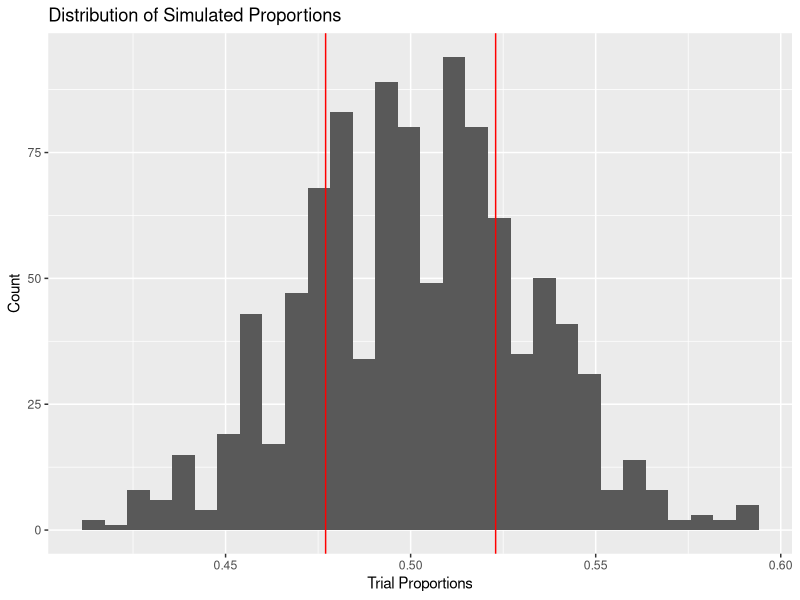
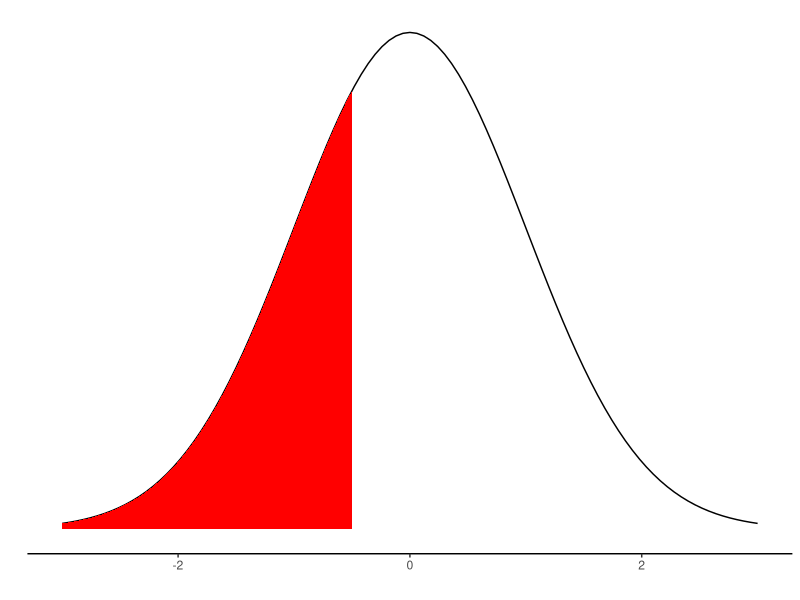
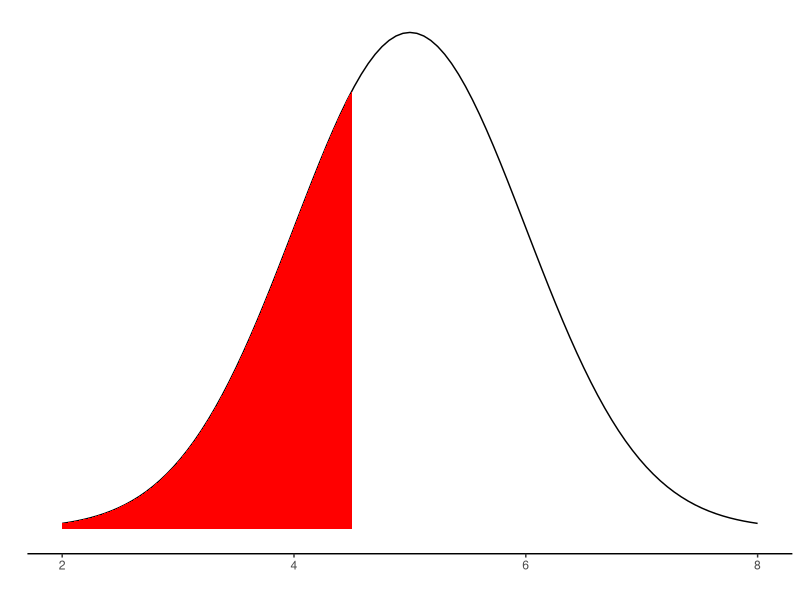
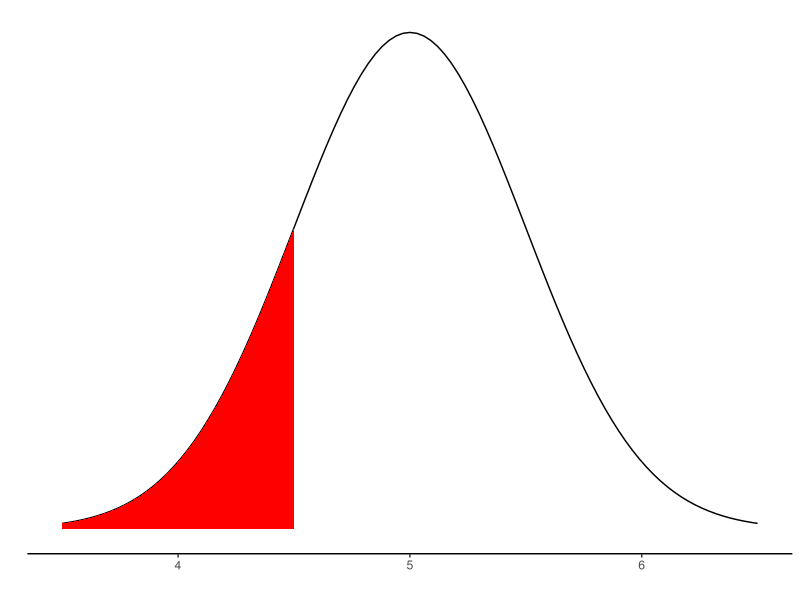
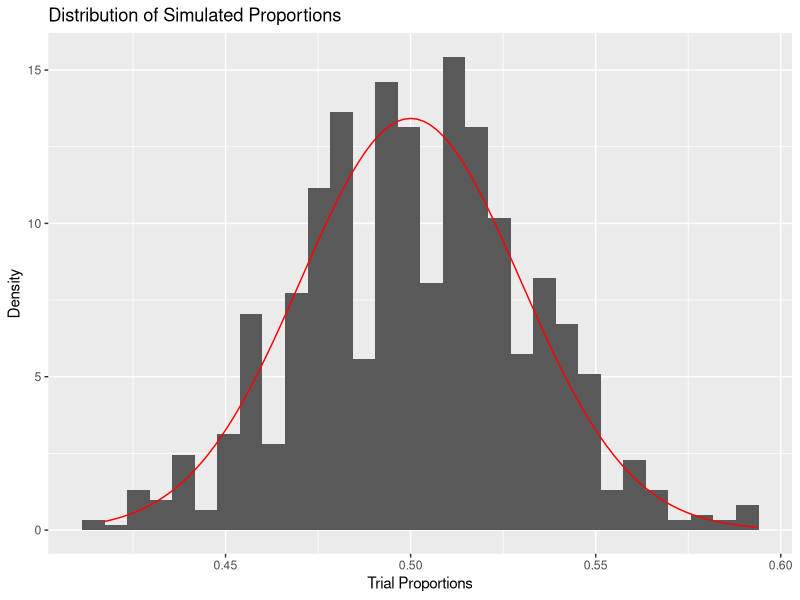

Source code (R) for these figures, in order:
## ---- chunk 1
knitr::opts_chunk$set(echo = TRUE, warning = FALSE, message = FALSE)
knitr::opts_chunk$set(out.width= "70%", out.height= "70%", fig.align = "center") 
## ---- chunk 2
library(tidyverse)

replications_dataframe = NULL

num_reps = 1000

sample_size = 135 + 148

null_prop = 0.5

sample_stat = 148 / (135 + 148)

for (i in 1:num_reps){
  
  trial = sample(x = c(1,0), 
                 size = sample_size, 
                 prob = c(null_prop, 1-null_prop), 
                 replace = TRUE)
  
  trial_stat = sum(trial) / sample_size
  
  replications_dataframe = rbind(replications_dataframe, data.frame(trial_stat))
  
}
## ---- chunk 3
#Calculate how far away from the null proportion
# our sample proportion was.
dist_from_null = abs(sample_stat - null_prop)

#Value above the null proportion
above = null_prop + dist_from_null

#Value below the null proportion
below = null_prop - dist_from_null

replications_dataframe %>%
  ggplot(aes(x = trial_stat)) +
  geom_histogram() +
  labs(x = "Trial Proportions", y = "Count", title = "Distribution of Simulated Proportions") +
  geom_vline(xintercept = below, color = "red") +
  geom_vline(xintercept = above, color = "red")

#Find the p-value
replications_dataframe %>%
  summarise(pvalue = (sum(trial_stat <= below) + 
              sum(trial_stat >= above)) / n())
## ---- chunk 4
sample_proportion = 148/(135+148)

std_null = sqrt(0.5 * (1-0.5) / 283)

z = (sample_proportion - 0.5) / std_null

p = 2 * (1 - pnorm(abs(z)))

p
## ---- chunk 5
ggplot(data.frame(x = c(-3, 3)), aes(x = x)) +
  stat_function(fun = dnorm, 
                args = list(mean = 0, sd = 1)) +
  stat_function(fun = dnorm, 
                args = list(mean = 0, sd = 1), 
                xlim = c(-3, -0.5), #This is (-3, 0) for the purposes of plotting.
                geom = "area", fill = "red") +
  labs(x = "", y = "") + theme_classic() +
  scale_y_continuous(breaks = NULL)
       
pnorm(-0.5)
## ---- chunk 6
ggplot(data.frame(x = c(2, 8)), aes(x = x)) +
  stat_function(fun = dnorm, 
                args = list(mean = 5, sd = 1)) +
  stat_function(fun = dnorm, 
                args = list(mean = 5, sd = 1), 
                xlim = c(2, 4.5),
                geom = "area", fill = "red") +
  labs(x = "", y = "") + theme_classic() +
  scale_y_continuous(breaks = NULL)
       
pnorm(4.5, mean = 5, sd = 1)

ggplot(data.frame(x = c(3.5, 6.5)), aes(x = x)) +
  stat_function(fun = dnorm, 
                args = list(mean = 5, sd = 0.5)) +
  stat_function(fun = dnorm, 
                args = list(mean = 5, sd = 0.5), 
                xlim = c(3.5, 4.5),
                geom = "area", fill = "red") +
  labs(x = "", y = "") + theme_classic() +
  scale_y_continuous(breaks = NULL)
       
pnorm(4.5, mean = 5, sd = 0.5)
## ---- chunk 7
#Mean of simulated null distribution
mean(replications_dataframe$trial_stat)

#Standard deviation of simulated null distribution
sd(replications_dataframe$trial_stat)

#Mean dictated by the CLT
null_prop

#Standard debiation dictated by the CLT
sqrt((null_prop * (1 - null_prop)) / sample_size)

## ---- chunk 8
#Standard debiation dictated by the CLT
CLT_sd = sqrt((null_prop * (1 - null_prop)) / sample_size)

replications_dataframe %>%
  ggplot(aes(x = trial_stat)) +
  geom_histogram(aes(y = ..density..)) +
  labs(x = "Trial Proportions", y = "Density", title = "Distribution of Simulated Proportions") +
  stat_function(fun = dnorm,
                args = c(mean = null_prop, sd = CLT_sd),
                color = "red")
